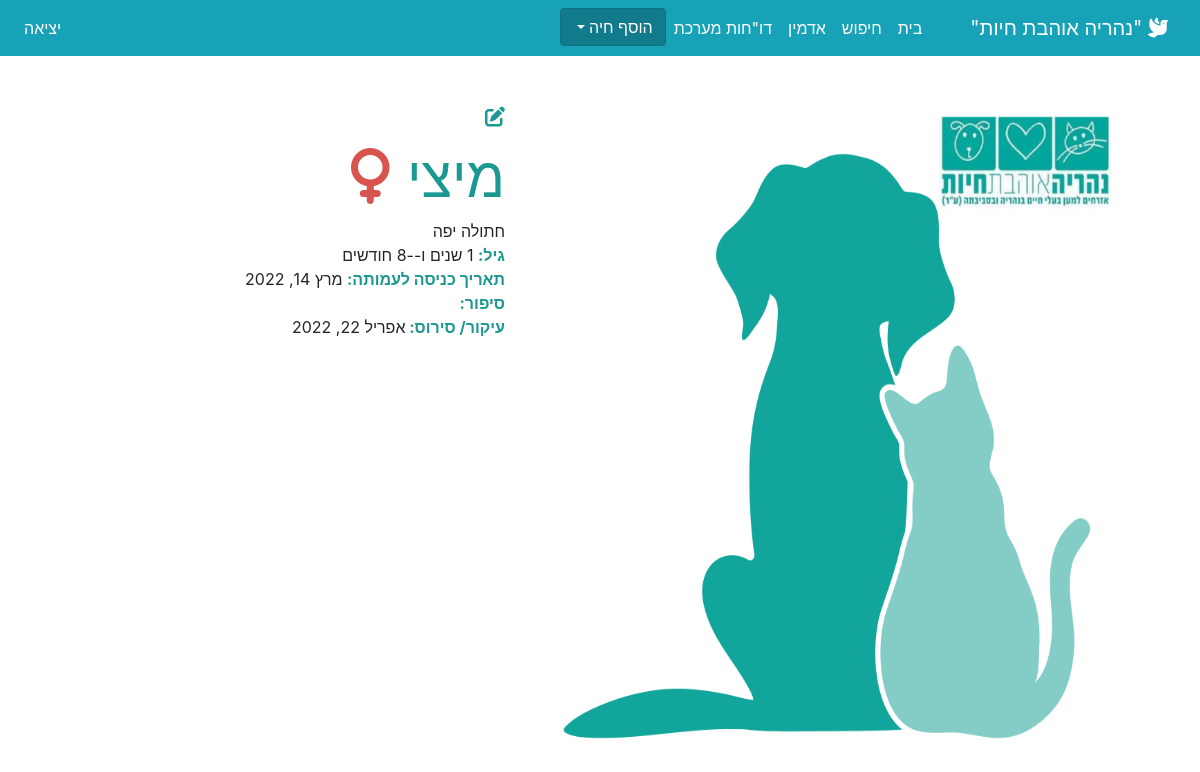
Page /cat/1/ on the committed database.
### shelter/models.py (models this page shows, shortened)
class Cat(models.Model):
    id = models.AutoField(primary_key=True)
    name = models.CharField(max_length=255, verbose_name=_('שם'))
    birth_date = models.DateField(default=datetime.date.today, verbose_name=_('תאריך לידה'))
    gender = models.CharField(choices=GENDER_CHOICES, max_length=6, verbose_name=_('מין'))
    image = models.ImageField(upload_to='mediaCats/', default='media/generic_img.png', blank=True, verbose_name=_('הוסף תמונה'))
    description = models.TextField(max_length=360, verbose_name=_('תיאור החתול/ה'))
    location = models.CharField(choices=PLACES, max_length=20, verbose_name=_('מיקום'))
    acceptance_date = models.DateField(default=datetime.date.today, verbose_name=_('תאריך קבלה לעמותה'))
    story = models.TextField(max_length=255, blank=True, default=None, null=True, verbose_name=_('סיפור החתול/ה'))
    sterilization = models.DateField(default=None, verbose_name=_('סירוס/עיקור'))
    sterilization_approval = models.ImageField(upload_to='mediaCats/', blank=True, default=None, verbose_name=_('אישור סירוס/עיקור'))
    notebook = models.BooleanField(default=False, verbose_name=_('פנקס חיסונים'))
    vaccine_book_url = models.TextField(max_length=255, blank=True, default=None, null=True, verbose_name=_('קישור לפנקס חיסונים'))
    square_vaccine = models.BooleanField(default=False, verbose_name=_('חיסון מרובע'))
    ticks_fleas_treatment = models.DateField(default=None, verbose_name=_('טיפול קרציות ופרעושים'))
    next_treatment = models.DateField(default=None, verbose_name=_('תאריך הטיפול הבא'))
    next_treatment_comments = models.TextField(max_length=255, blank=True, default=None,null = True, verbose_name=_('הערות לטיפול הבא'))
    died = models.BooleanField(default=False, verbose_name=_('נפטר/ה'))
    death_reason = models.TextField(max_length=255, blank=True, default=None,null = True, verbose_name=_('סיבת פטירה'))
    death_date = models.DateField(blank=True, null = True, verbose_name=_('תאריך פטירה'))
    adopter_id = models.IntegerField(default=None,blank=True, null=True, verbose_name=_('ת.ז של המאמצ/ת'))
    @property
    def age_years(self):
        if self.birth_date is not None:
            return datetime.date.today().year - self.birth_date.year
        else:
            return 0
    def age_months(self):
        if self.birth_date is not None:
            return datetime.date.today().month-self.birth_date.month
        else:
            return 0

### shelter/views.py (the view)
# urls.py: path('cat/<int:cat_id>/', views.detail_cat, name='detail_cat'),
def detail_cat(request, cat_id):
    cat = get_object_or_404(Cat, pk=cat_id)
    cats = Cat.objects.all()
    return render(request, 'detail_cat.html', {'cat': cat, 'cats': cats})

### shelter/templates/detail_cat.html
{% extends 'base.html' %} {% block content %}
<div class="container" dir="rtl">
  <div class="row">
    <div class="col-md-7 mt-5">
      <img
        src="{{ cat.image.url }}"
        class="mx-auto d-block"
        style="height: 40rem; width: 35rem;"
        alt="{{ cat.image.url }}"
      />
    </div>
    <div class="col-md-3 mt-5 ml-2">
      <section class="row">
      <div><a href="/admin/shelter/cat/{{cat.id}}/change/"><i class="fas fa-edit fa-lg" style="color: #1b9891;"></i></a></div>
      </section>
      <section class="row">
        <h5 class="mt-3 display-4" style="color: #1b9891;">
        {{ cat.name }} {% if cat.gender == 'Male' %}
        <i class="fas fa-mars" style="color: #0275d8;"></i>
        {% elif cat.gender == 'Female' %}
        <i class="fas fa-venus" style="color: #d9534f;"></i>
        {% endif %}
        </h5>
      </section>
      <section class="row">
      <div> {{ cat.description }} </div>
      </section>
      <section class="row">
      <div> <span style="color: #1b9891; font-weight: bold;"> גיל:</span> {{ cat.age_years }} שנים ו-{{ cat.age_months }} חודשים </div>
      </section>
      <section class="row">
      <div> <span style="color: #1b9891; font-weight: bold;">תאריך כניסה לעמותה:</span> {{ cat.acceptance_date }} </div>
      </section>
      <section class="row">
      <div> <span style="color: #1b9891;font-weight: bold;"> סיפור: </span> {{ cat.story }} </div>
      </section>
       <section class="row">
      <div> <span style="color: #1b9891;font-weight: bold;"> עיקור/ סירוס: </span> {{ cat.sterilization }} </div>
      </section>
    </div>
  </div>
</div>
{% endblock content %}

### rows in the picture
Cat: image (picture), name "מיצי", description "חתולה יפה", age_years "1", acceptance_date "מרץ 14, 2022", sterilization "אפריל 22, 2022"
